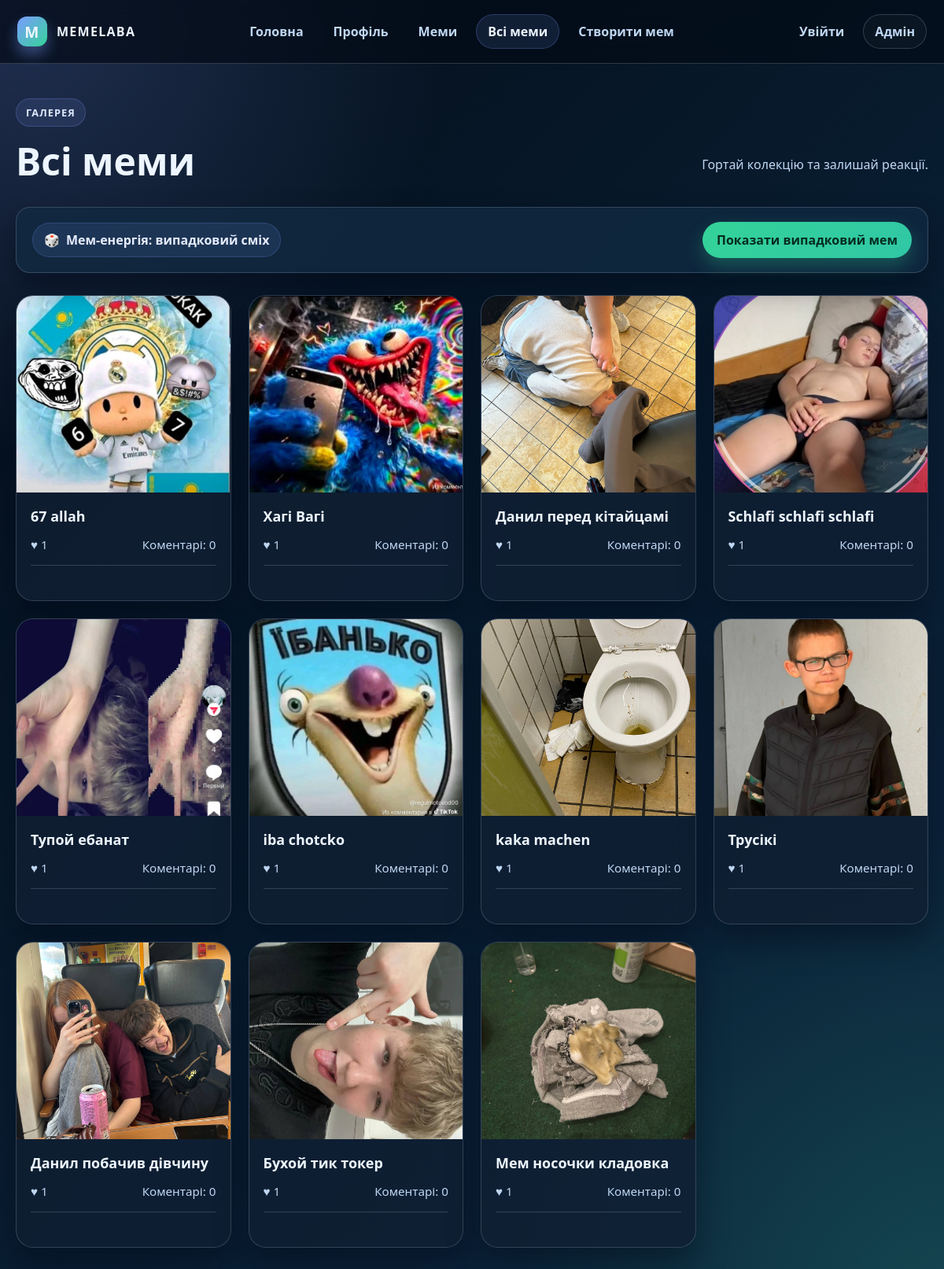
Page /memes/all/ on the committed database.
### memes/models.py (models this page shows, shortened)
class Meme(models.Model):
    title = models.CharField(max_length=200, verbose_name='Заголовок')
    image = models.FileField(upload_to='memes/uploads/', verbose_name='Картинка або гіфка')
    created_by = models.ForeignKey(
        settings.AUTH_USER_MODEL,
        on_delete=models.CASCADE,
        related_name='memes',
    )
    created_at = models.DateTimeField(auto_now_add=True)
    class Meta:
        ordering = ['-created_at']

### memes/views.py (the view)
# urls.py: path('all/', all_memes, name='all_memes'),
def all_memes(request):
    return render(request, 'memes/all_memes.html', {
        'memes': Meme.objects.all(),
        'comment_form': CommentForm(),
        'user': request.user,
    })

### memes/templates/memes/all_memes.html (shortened to what this page needs)
{% load static %}
<!DOCTYPE html>
<html lang="uk">
<head>
    <link rel="stylesheet" href="{% static 'styles.css' %}">
</head>
<body>
    <header class="topbar">
        <div class="topbar-inner">
            <a href="{% url 'home' %}" class="brand">
                <span class="brand-mark">M</span>
                <span>Memelaba</span>
            </a>
            <nav class="nav-links">
                <a href="{% url 'home' %}">Головна</a>
                <a href="{% url 'profile' %}">Профіль</a>
                <a href="{% url 'memes:hippo_meme' %}">Меми</a>
                <a class="active" href="{% url 'memes:all_memes' %}">Всі меми</a>
                <a href="{% url 'memes:create_meme' %}">Створити мем</a>
            </nav>
            <nav class="nav-actions">
                {% if user.is_authenticated %}
                    <a href="/admin/" class="button button-ghost">Адмін</a>
                    <a href="{% url 'logout' %}">Вийти</a>
                {% else %}
                    <a href="{% url 'login' %}">Увійти</a>
                    <a href="/admin/" class="button button-ghost">Адмін</a>
                {% endif %}
            </nav>
        </div>
    </header>
    <main class="page-shell">
        <div class="page-header">
            <div>
                <span class="eyebrow">Галерея</span>
                <h1>Всі меми</h1>
            </div>
            <p class="supporting">Гортай колекцію та залишай реакції.</p>
        </div>
        <div class="fun-bar">
            <div class="vibe-badge"><span id="meme-vibe-emoji">🎲</span> <span id="meme-vibe-text">Мем-енергія: випадковий сміх</span></div>
            <button type="button" class="random-meme-btn" id="random-meme-button">Показати випадковий мем</button>
        </div>
        {% if memes %}
            <div class="meme-grid">
                {% for meme in memes %}
                    <article class="meme-card">
                        <img class="meme-preview-image" src="{{ meme.image.url }}" alt="{{ meme.title }}">
                        <div class="meme-body">
                            <span class="meme-title">{{ meme.title }}</span>
                            <div class="meta-row">
                                <span>♥ {{ meme.likes.count }}</span>
                                <span>Коментарі: {{ meme.comments.count }}</span>
                            </div>
                            <div class="comment-block">
                            </div>
                        </div>
                    </article>
                {% endfor %}
            </div>
        {% else %}
            <p class="empty-state">Мемів поки немає. Створи перший і поділися ним із усіма!</p>
        {% endif %}
    </main>
</body>
</html>

### rows in the picture
Meme: image (picture), title "67 allah", likes.count "1", comments.count "0"
Meme: image (picture), title "Хагі Вагі", likes.count "1", comments.count "0"
Meme: image (picture), title "Данил перед кітайцамі", likes.count "1", comments.count "0"
Meme: image (picture), title "Schlafi schlafi schlafi", likes.count "1", comments.count "0"
Meme: image (picture), title "Тупой ебанат", likes.count "1", comments.count "0"
Meme: image (picture), title "iba chotcko", likes.count "1", comments.count "0"
Meme: image (picture), title "kaka machen", likes.count "1", comments.count "0"
Meme: image (picture), title "Трусікі", likes.count "1", comments.count "0"
Meme: image (picture), title "Данил побачив дівчину", likes.count "1", comments.count "0"
Meme: image (picture), title "Бухой тик токер", likes.count "1", comments.count "0"
Meme: image (picture), title "Мем носочки кладовка", likes.count "1", comments.count "0"
